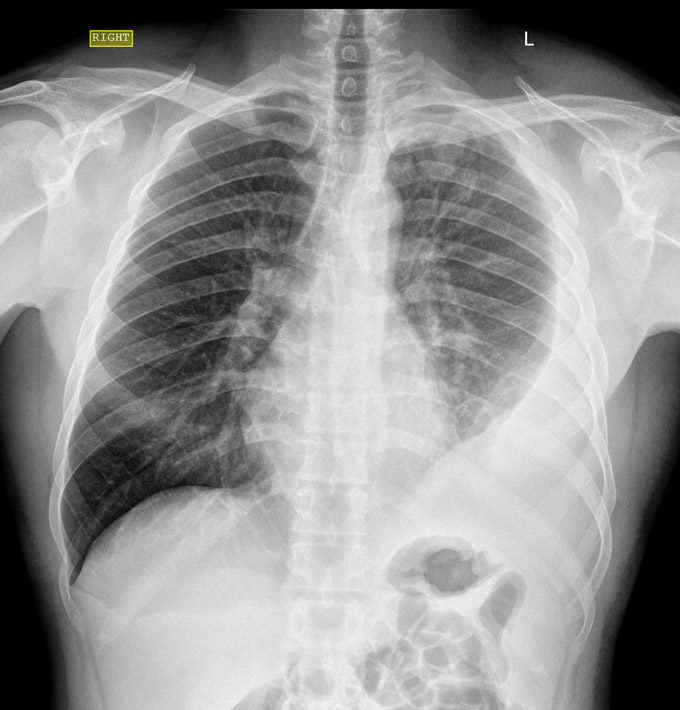
#> input picture pneu2.jpg, 680 x 710 px, found by its file name
$ python '53 Draw Contours Images in OpenCV.py'
#> lines starting #> are read from the running program, lines starting #| are printed output that depends on the picture; after the words box and inside, x2 and y2 are one past the last pixel; in counts of white or black regions, pixels touching at a corner belong together
import cv2 as cv
import numpy as np


# cv.line(img, (int(imgWidth/2),0), (int(imgWidth/2), imgHeight), (0,0,255), 3)
imgInit = cv.imread("..\pneu2.jpg")
#> imgInit is the input picture: shape (710, 680, 3); mean B, G, R 146.9, 147, 147
img = cv.GaussianBlur(imgInit, (5, 5), 0)

hull  =  []
dimensions = img.shape
#> dimensions = (710, 680, 3)
imgHeight = img.shape[0]
#> imgHeight = 710
imgWidth = img.shape[1]
#> imgWidth = 680
imgChannels = img.shape[2]
#> imgChannels = 3


#bbox = cv.selectROI("Tracking", img, False)

def display():
    pass

def drawBox(img, bbox):
    x, y, w, h = int(bbox[0]),int(bbox[1]),int(bbox[2]),int(bbox[3])
    cv.rectangle(img, (x,y), ((x+w),(y+h)), (255, 0, 255), 3, 1)

cv.namedWindow("Gray Tracker")
cv.createTrackbar("H", "Gray Tracker", 0, 255, display)
cv.createTrackbar("A", "Gray Tracker", 0, 15000, display)
#cv.createTrackbar("Ab", "Gray Tracker", 15000, 0, display)

#drawBox(img, bbox)

#frame2 = np.zeros([700, int(bbox[3])-int(bbox[1]), imgChannels], np.uint8)


while True:
    img2 = np.zeros([imgWidth, imgHeight, imgChannels], np.uint8)  # criacao imagem preta
   ## newFrame = img[int(bbox[1]):int(bbox[1]) + int(bbox[3]),
   ## int(bbox[0]):int(bbox[0]) + int(bbox[2])]  # pegando a bola da imagem original

    ##img2[int(bbox[1]):int(bbox[1]) + int(bbox[3]), int(bbox[0]):int(bbox[0]) + int(bbox[2])] = newFrame
    img = cv.imread("..\pneu2.jpg")
    imgGray = cv.cvtColor(img, cv.COLOR_BGR2GRAY)
    img2Gray = cv.cvtColor(img2, cv.COLOR_BGR2GRAY)
#> img2: shape (680, 710, 3); every value is 0
    lH = cv.getTrackbarPos("H", "Gray Tracker")
    lA = cv.getTrackbarPos("A", "Gray Tracker")
    #lAb = cv.getTrackbarPos("Ab", "Gray Tracker")


    # new, thresh = cv.threshold(imgGray, 150, 255, 120)
    new, thresh2 = cv.threshold(imgGray, lH, 255, cv.THRESH_BINARY_INV)
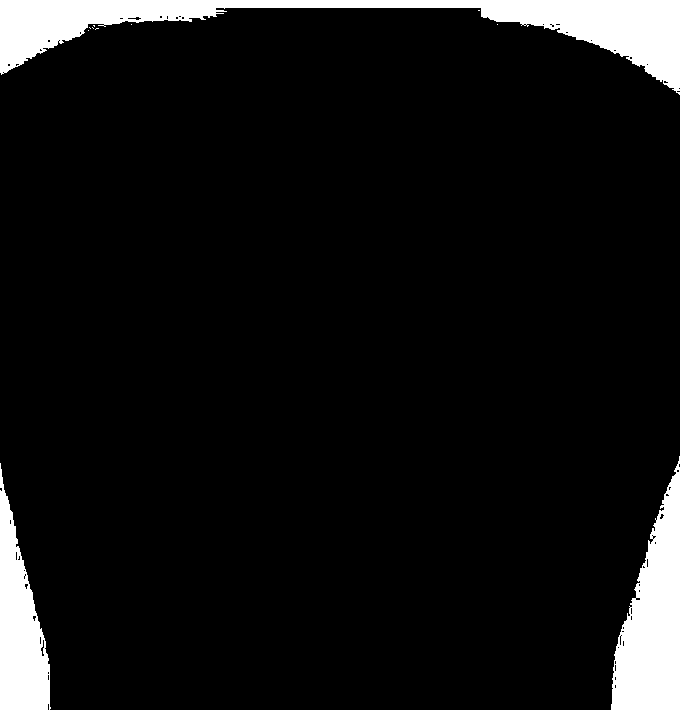
#> thresh2: shape (710, 680); 7.4% white; 11 white regions (8 under 20 px)
#> new = 0
    new, thresh3 = cv.threshold(img2Gray, lH, 255, cv.THRESH_BINARY_INV)
#> img2Gray: shape (680, 710); every value is 0
    # new, thresh3 = cv.threshold(imgGray, 230, 255, 120)
    # new, thresh4 = cv.threshold(imgGray, 80, 255, 120)
    # new, thresh5 = cv.threshold(imgGray, 127, 255, 120)

    contours, hierachy = cv.findContours(thresh2, cv.RETR_TREE, cv.CHAIN_APPROX_NONE)
#> contours = 72 contours, 67 with area under 20; largest, box (x1, y1, x2, y2) and area: (0, 0, 680, 95) 17556, (611, 456, 680, 710) 10150, (0, 463, 51, 710) 6886, (40, 639, 45, 657) 38, (127, 16, 142, 21) 32
    contours2, hierachy = cv.findContours(thresh3, cv.RETR_TREE, cv.CHAIN_APPROX_NONE)
#> thresh3: shape (680, 710); every value is 255
    print("Countour Numbers = " + str(len(contours)))
#| Countour Numbers = 72

    for i in range(len(contours)):
        hull.append(cv.convexHull(contours[i]))
#> this loop made 72 passes
#> after the loop, hull = 72 contours, 67 with area under 20; largest, box (x1, y1, x2, y2) and area: (0, 0, 680, 95) 57025, (611, 456, 680, 710) 10570, (0, 463, 51, 710) 7314, (40, 639, 45, 657) 52, (127, 16, 142, 21) 40


    # [10 lines of commented-out code are left out]
    if len(contours) != 0:
        for contours in contours:
            if (cv.contourArea(contours) > lA):  # para nao ficar pegando pontos pequenos
                rect= cv.minAreaRect(contours)
                box= cv.boxPoints(rect)
                box= np.int0(box)
                cv.drawContours(img, [box], -1, (0, 255, 0), 2)
                cv.drawContours(img2, contours, -1, (0, 255, 255), 2)
                cv.drawContours(img2, [box], -1, (0, 255, 255), 2)
#> this loop made 72 passes
#> (contours, rect, box) on passes 10, 19, 22, 34, 43: ([[23, 570], [24, 569], [25, 570], [24, 571]], ((24, 570), (1.41, 1.41), -45), [[23, 571], [22, 570], [23, 569], [24, 570]]), ([[617, 647], [618, 646], [619, 647], [618, 648]], ((618, 647), (1.41, 1.41), -45), [[618, 648], [617, 647], [618, 646], [619, 647]]), ([[620, 635], [621, 634], [622, 635], [621, 636]], ((621, 635), (1.41, 1.41), -45), [[621, 636], [620, 635], [621, 634], [622, 635]]), ([[651, 535], [652, 534], [653, 535], [652, 536]], ((652, 535), (1.41, 1.41), -45), [[652, 536], [651, 535], [652, 534], [653, 535]]), ([[93, 25], [94, 26], [94, 25]], ((93.75, 25.25), (0.707, 1.41), -45), [[94, 26], [93, 25], [93, 24], [94, 25]])
#> (rect, box) on passes 1 to 6: (((25, 586), (246, 50), -90), [[49, 709], [0, 709], [0, 463], [49, 463]]), (((48, 677), (6, 2), -90), [[49, 680], [47, 680], [47, 674], [49, 674]]), (((48, 672.5), (2.12, 2.12), -45), [[47, 674], [46, 672], [47, 671], [49, 672]]), (((42, 647.5), (17, 4), -90), [[44, 656], [40, 656], [40, 639], [44, 639]]), (((40, 640), (8, 2), -90), [[41, 644], [39, 644], [39, 636], [41, 636]]), (((34, 618), (6, 4), -90), [[36, 621], [32, 621], [32, 615], [36, 615]])
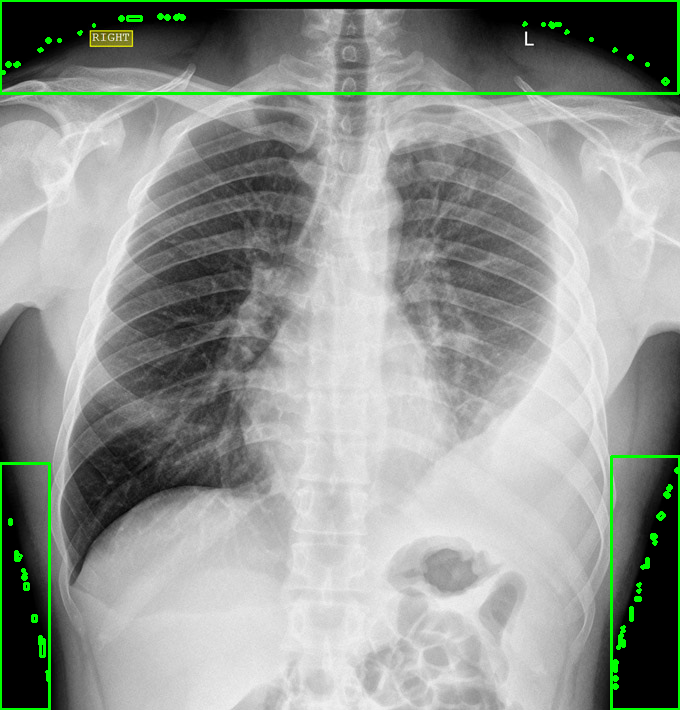
#> img: shape (710, 680, 3); 1.86% of pixels changed, all inside (x1, y1, x2, y2) = (0, 0, 680, 710)
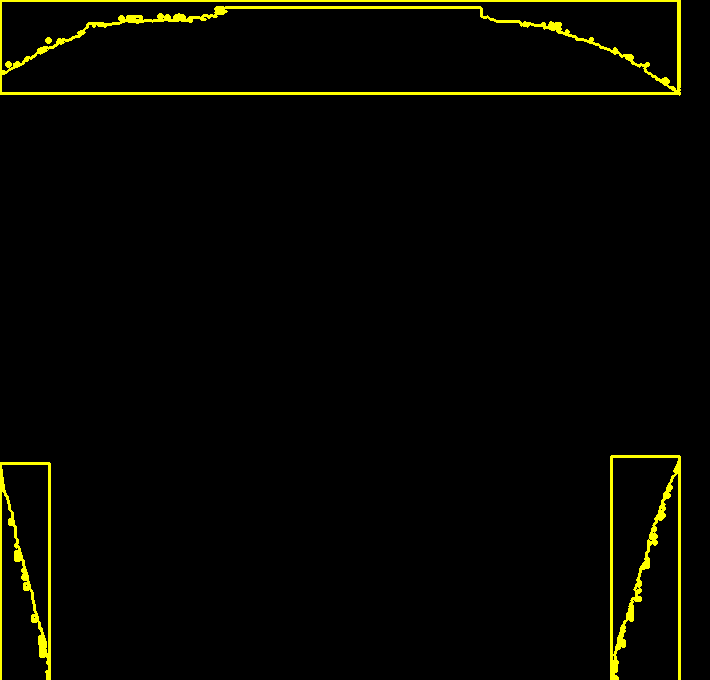
#> img2: shape (680, 710, 3); mean of channels 0, 1, 2 0, 6.3, 6.3; drawn as B, G, R

                #cv.drawContours(img, hull, i, [0, 0, 255], 1, 8)


    cv.imshow("Image23", img2)
    #cv.imshow("Threash3", thresh3)
    #cv.imshow("Gray Image2", img2Gray)

    #cv.imshow("Image2", thresh2)
    cv.imshow("Image", img)
   # cv.imshow("Gray Image", imgGray)

    key = cv.waitKey(1)
#> (key Esc is pressed here)
    if key == 27:
        break

cv.destroyAllWindows()

$ run again, with pneu.jpg copied over pneu2.jpg
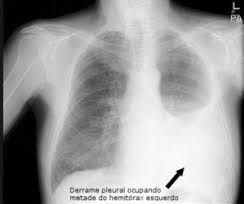
#> input picture pneu.jpg, 244 x 204 px, found by its file name
#> imgInit is the input picture: shape (204, 244, 3); min 0, max 255, mean 156.5
#> `new, thresh2 = cv.threshold(imgGray, lH, 255, cv.THRESH_BINARY_INV)`:
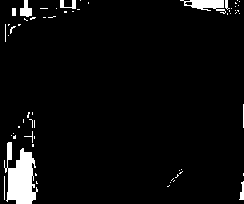
#> thresh2: shape (204, 244); 4.4% white; 61 white regions (51 under 20 px)
#> new = 0
#> img2Gray: shape (244, 204); every value is 0
#> `contours, hierachy = cv.findContours(thresh2, cv.RETR_TREE, cv.CHAIN_A..`: contours = 63 contours, 56 with area under 20; largest, box (x1, y1, x2, y2) and area: (4, 142, 38, 204) 1136, (180, 0, 226, 14) 274, (20, 0, 32, 17) 105, (60, 0, 76, 9) 46, (239, 181, 244, 200) 34, (184, 1, 193, 6) 26, (12, 8, 16, 16) 21
#> thresh3: shape (244, 204); every value is 255
#| Countour Numbers = 63
#> the loop `for i in range(len(contours)):` made 63 passes
#> after the loop `for i in range(len(contours)):`: hull = 63 contours, 54 with area under 20; largest, box (x1, y1, x2, y2) and area: (4, 142, 38, 204) 1676, (180, 0, 226, 14) 386, (20, 0, 32, 17) 140, (60, 0, 76, 9) 114, (239, 181, 244, 200) 52
#> the loop `for contours in contours:` made 63 passes
#> (contours, rect, box) on passes 21, 31, 43: ([[18, 126], [18, 127], [19, 127], [19, 126]], ((18.5, 126.5), (1, 1), -90), [[19, 127], [18, 127], [18, 126], [19, 126]]), ([[8, 24], [8, 25], [9, 24]], ((8.25, 24.25), (1.41, 0.707), -45), [[8, 25], [7, 24], [8, 23], [9, 24]]), ([[237, 10], [238, 11], [238, 10]], ((237.8, 10.25), (0.707, 1.41), -45), [[238, 11], [237, 10], [237, 9], [238, 10]])
#> after the loop `for contours in contours:`:
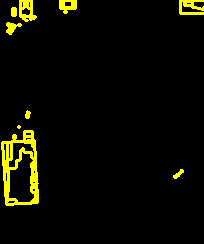
#> img2: shape (244, 204, 3); mean of channels 0, 1, 2 0, 11.1, 11.1; drawn as B, G, R
